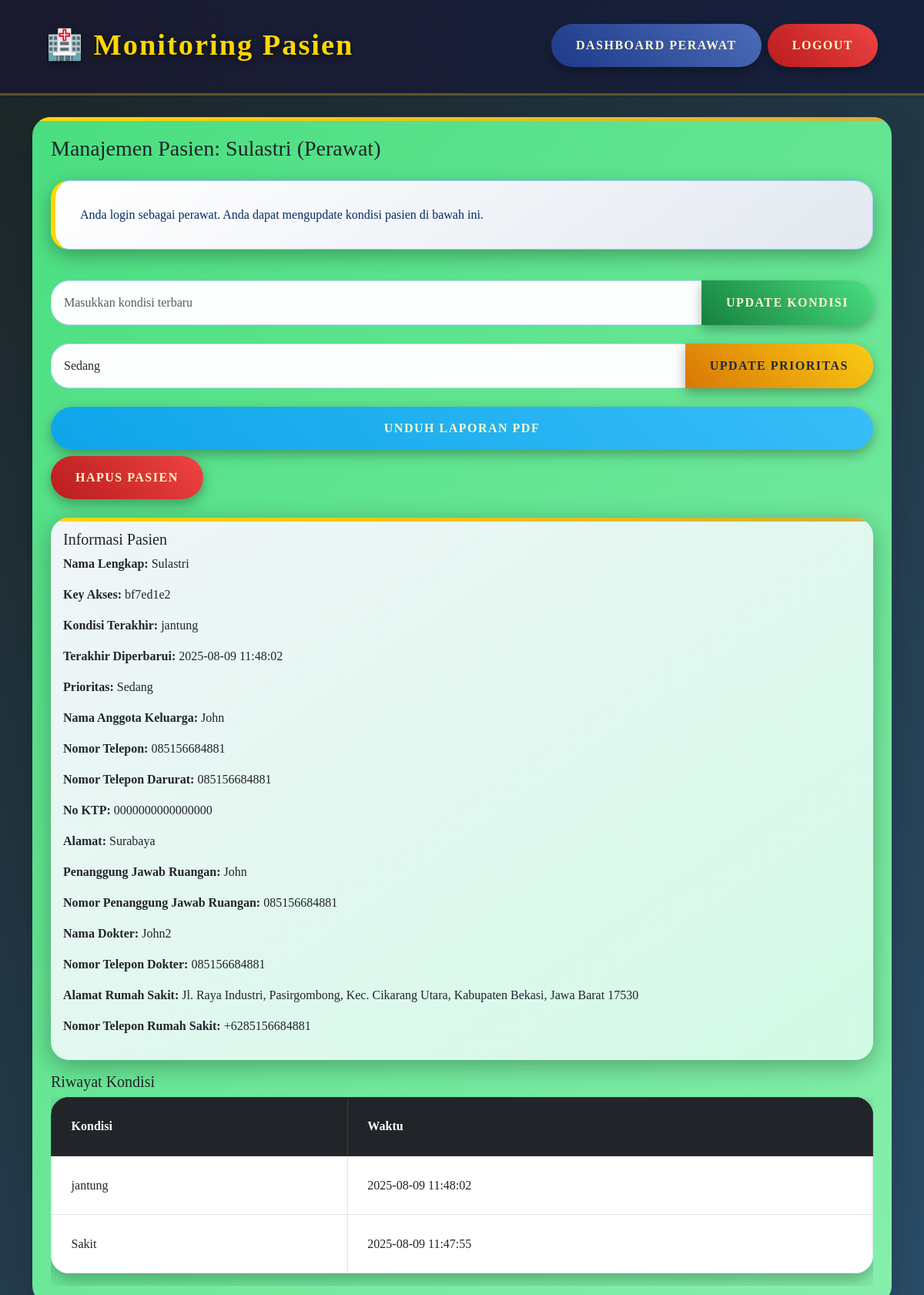
Before: /patient/2 (signed in) with the older database file.
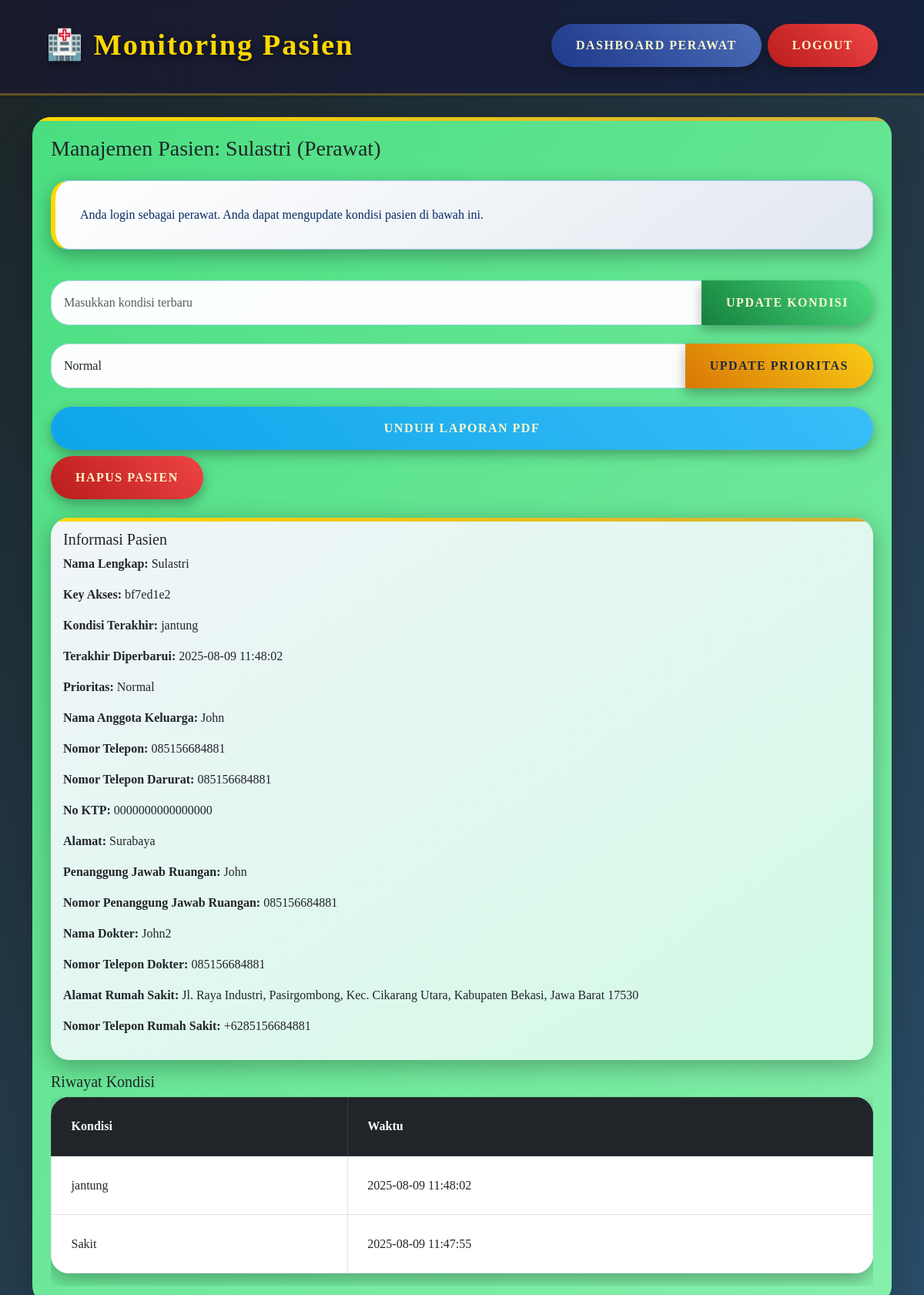
After: the same page with the newer database file.
### tables this page shows
CREATE TABLE patient (
                    id INTEGER PRIMARY KEY AUTOINCREMENT,
                    name TEXT NOT NULL,
                    access_key TEXT NOT NULL,
                    condition TEXT,
                    family_member_name TEXT,
                    phone_number TEXT,
                    emergency_phone_number TEXT,
                    id_card_number TEXT,
                    address TEXT,
                    room_responsible_person TEXT,
                    room_responsible_phone TEXT,
                    doctor_name TEXT,
                    doctor_phone TEXT,
                    priority INTEGER DEFAULT 0,
                    last_updated TEXT
                );

### app.py (the view, shortened to what this page needs)
@app.route('/patient/<int:patient_id>', methods=['GET', 'POST'])
def patient_detail(patient_id):
    if 'nurse' not in session:
        flash("Hanya perawat yang dapat mengakses halaman ini!", "warning")
        return redirect(url_for('access_patient', patient_id=patient_id))
    conn = sqlite3.connect('database.db')
    c = conn.cursor()
    c.execute("SELECT * FROM patient WHERE id=?", (patient_id,))
    patient = c.fetchone()
    c.execute("SELECT condition, timestamp FROM condition_history WHERE patient_id=? ORDER BY timestamp DESC", (patient_id,))
    history = c.fetchall()
    c.execute("SELECT address, phone_number FROM hospital WHERE id=1")
    hospital = c.fetchone()
    conn.close()
    if not patient:
        flash("Pasien tidak ditemukan!", "danger")
        return redirect(url_for('nurse_dashboard'))
    return render_template('patient_detail.html', patient=patient, history=history, hospital=hospital)

### templates/patient_detail.html (shortened to what this page needs)
{% extends "base.html" %}
{% block content %}
<div class="card shadow-lg p-4 nurse-view">
    <h3 class="mb-4">Manajemen Pasien: {{ patient[1] }} (Perawat)</h3>
    <div class="alert alert-primary" role="alert">
        Anda login sebagai perawat. Anda dapat mengupdate kondisi pasien di bawah ini.
    </div>
    <form method="POST" class="mb-4" id="conditionForm">
        <div class="input-group">
            <input type="text" name="condition" class="form-control shake-on-focus" placeholder="Masukkan kondisi terbaru" required>
            <button type="submit" class="btn btn-success">Update Kondisi</button>
        </div>
    </form>
    <form method="POST" class="mb-4">
        <div class="input-group">
            <select name="priority" class="form-control">
                <option value="0" {% if patient[13] == 0 %}selected{% endif %}>Normal</option>
                <option value="1" {% if patient[13] == 1 %}selected{% endif %}>Sedang</option>
            </select>
            <button type="submit" class="btn btn-warning">Update Prioritas</button>
        </div>
    </form>
    <a href="{{ url_for('generate_report', patient_id=patient[0]) }}" class="btn btn-info mb-2">Unduh Laporan PDF</a>
    <form action="{{ url_for('delete_patient', patient_id=patient[0]) }}" method="POST" style="display:inline;">
        <button type="submit" class="btn btn-danger mb-4" onclick="return confirm('Apakah Anda yakin ingin menghapus pasien ini?');">Hapus Pasien</button>
    </form>
    <div class="card mb-3">
        <div class="card-body" id="patient-info">
            <h5 class="card-title">Informasi Pasien</h5>
            <p><strong>Nama Lengkap:</strong> {{ patient[1] }}</p>
            <p><strong>Key Akses:</strong> {{ patient[2] }}</p>
            <p><strong>Kondisi Terakhir:</strong> {{ patient[3] if patient[3] else 'Belum ada kondisi terbaru' }}</p>
            <p><strong>Terakhir Diperbarui:</strong> {{ patient[14] if patient[14] else '-' }}</p>
            <p><strong>Prioritas:</strong>
                {% if patient[13] == 2 %}
                    Tinggi
                {% elif patient[13] == 1 %}
                    Sedang
                {% else %}
                    Normal
                {% endif %}
            </p>
            <p><strong>Nama Anggota Keluarga:</strong> {{ patient[4] if patient[4] else '-' }}</p>
            <p><strong>Nomor Telepon:</strong> {{ patient[5] if patient[5] else '-' }}</p>
            <p><strong>Nomor Telepon Darurat:</strong> {{ patient[6] if patient[6] else '-' }}</p>
            <p><strong>No KTP:</strong> {{ patient[7] if patient[7] else '-' }}</p>
            <p><strong>Alamat:</strong> {{ patient[8] if patient[8] else '-' }}</p>
            <p><strong>Penanggung Jawab Ruangan:</strong> {{ patient[9] if patient[9] else '-' }}</p>
            <p><strong>Nomor Penanggung Jawab Ruangan:</strong> {{ patient[10] if patient[10] else '-' }}</p>
            <p><strong>Nama Dokter:</strong> {{ patient[11] if patient[11] else '-' }}</p>
            <p><strong>Nomor Telepon Dokter:</strong> {{ patient[12] if patient[12] else '-' }}</p>
            <p><strong>Alamat Rumah Sakit:</strong> {{ hospital[0] }}</p>
            <p><strong>Nomor Telepon Rumah Sakit:</strong> {{ hospital[1] }}</p>
        </div>
    </div>
    <h5>Riwayat Kondisi</h5>
    <div class="table-responsive">
        <table class="table table-bordered table-hover" id="history-table">
            <thead class="table-dark">
                <tr>
                    <th>Kondisi</th>
                    <th>Waktu</th>
                </tr>
            </thead>
            <tbody id="history-table-body">
                {% for entry in history %}
                <tr>
                    <td>{{ entry[0] }}</td>
                    <td>{{ entry[1] }}</td>
                </tr>
                {% else %}
                <tr>
                    <td colspan="2" class="text-center">Belum ada riwayat kondisi.</td>
                </tr>
                {% endfor %}
            </tbody>
        </table>
    </div>
</div>
{% endblock %}

Changed rows visible on the page:
changed patient "Sulastri": priority "Sedang" → "Normal"
Other visible differences:
text no longer shown: "Sedang"
text now shown: "Normal"
